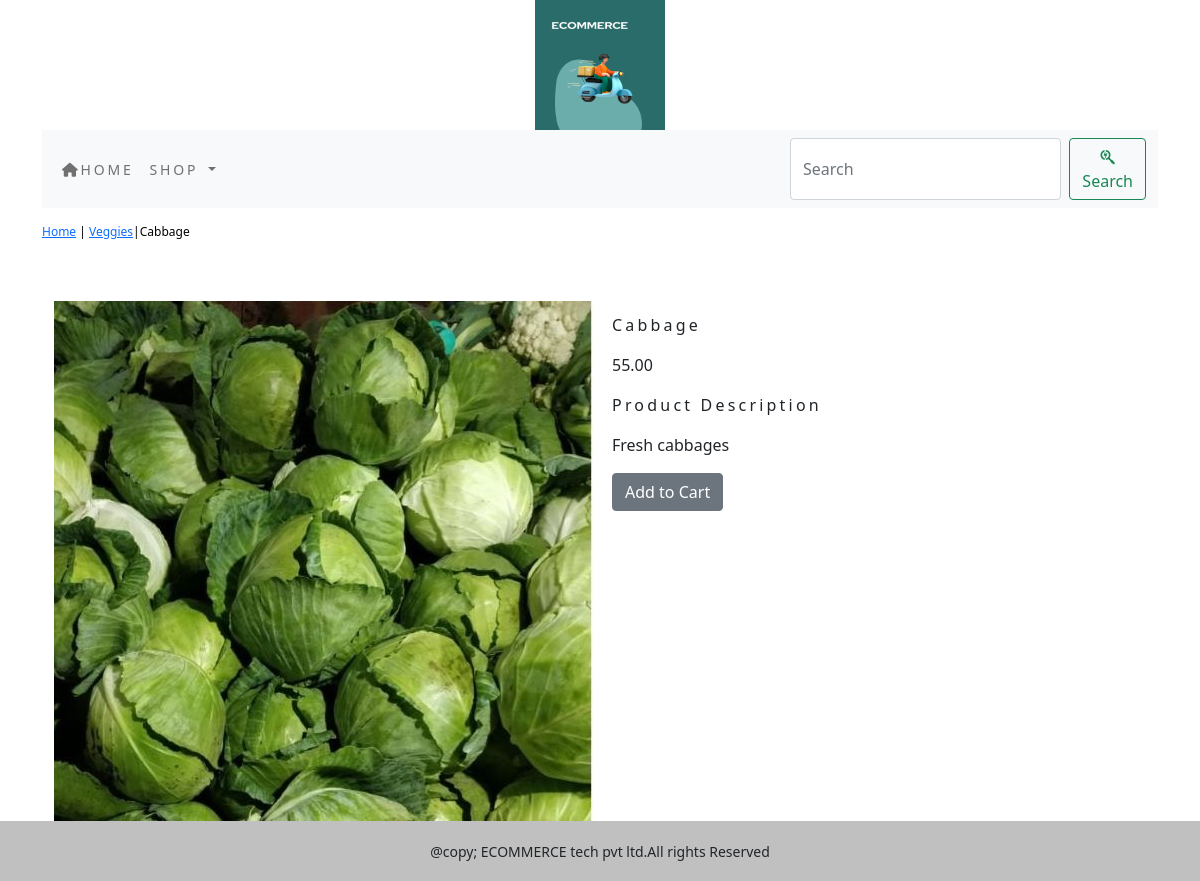
Page /shop/veggies/cabbage/ on the committed database.
### shop/models.py (models this page shows, shortened)
class Product(models.Model):
    name = models.CharField(max_length=250, unique=True)
    slug = models.SlugField(max_length=250, unique=True)
    description = models.TextField(blank=True)
    price=models.DecimalField(max_digits=10,decimal_places=2)
    category=models.ForeignKey(Category,on_delete=models.CASCADE)
    image=models.ImageField(upload_to='product',blank=True)
    stock=models.IntegerField()
    available=models.BooleanField(default=True)
    created=models.DateTimeField(auto_now_add=True)
    updated=models.DateTimeField(auto_now=True)
    class Meta:
        ordering = ('name',)
        verbose_name = 'product'
        verbose_name_plural = 'products'

class Category(models.Model):
    name=models.CharField(max_length=250,unique=True)
    slug=models.SlugField(max_length=250,unique=True)
    description=models.TextField(blank=True)
    image=models.ImageField(upload_to='category',blank=True)
    class Meta:
        ordering=('name',)
        verbose_name='category'
        verbose_name_plural='categories'
    def get_url(self):
        return reverse('shop:products_by_category',args=[self.slug])
    def __str__(self):
        return  "{}".format(self.name)

### shop/views.py (the view)
# urls.py: path('<slug:c_slug>/<slug:product_slug>/',views.proDetail,name='prodCatdetail'),
def proDetail(request,c_slug,product_slug):
    try:
        product=Product.objects.get(category__slug=c_slug,slug=product_slug)
    except Exception as e:
        raise e
    return render(request,'product.html',{'product':product})

### cart/context_processors.py (called while the page is built)
def counter(request):
    item_count=0
    if 'admin' in request.path:
        return {}
    else:
        try:
            cart=Cart.objects.filter(cart_id=_cart_id(request))
            cart_items=CartItem.objects.all().filter(cart=cart[:1])
            for cart_item in cart_items:
                item_count += cart_item.quantity
        except Cart.DoesNotExist:
            item_count = 0
    return dict(item_count=item_count)

### cart/views.py (called while the page is built)
def _cart_id(request):
    cart=request.session.session_key
    if not cart:
        cart=request.session.create()
    return cart

### shop/context_processors.py (called while the page is built)
def menu_links(request):
    links=Category.objects.all()
    return dict(links=links)

### templates/product.html (shortened to what this page needs)
{% extends 'base.html' %}
{% load static %}
{% block content %}
<div class="row my_prod_row_class">
  <div class="mx_auto">
    <p><a href="{% url 'shop:allProdCat' %}">Home</a> | <a href="{{product.category.get_url}}">{{product.category}}</a>|{{product.name}}</p>
  </div>
</div>
<div class="container">
<br>
<div class="row">
  <div class="col-12 col-sm-12 col-md-12 col-lg-6 text-center">
    <div style="min-width:18rem">
      <img src="{{product.image.url}}" alt="{{product.name}}">
    </div>
  </div>
    <div class="col-12 col-sm-12 col-md-12 col-lg-6 ">
        <div>
       <h1 class="my_prod_title">{{product.name}}</h1>
       <p>{{product.price}}</p>
       <p class="my_title">Product Description</p>
       <p class="text-justify my_prod_text">{{product.description}}</p>
       {% if product.stock <= 0 %}
       <p class="text-justify my_prod_text"><b>Out Of Stock</b></p>
       {% else %}
       <a  class="btn btn-secondary" href="{% url 'cart:add_cart' product.id %}">Add to Cart</a>
       {% endif %}
    </div>
  </div>
</div>
</div>
{% endblock %}

### static/css/custom.css (style rules this page uses)
body { font-family: 'Roboto', sans-serif; }
.my_title { font-size:16px; text_transform:uppercase; letter-spacing:.2em; }
.my_prod_row_class { padding-top:15px; padding-bottom:20px; }
.my_prod_row_class .mx_auto { color:#000; font-size:12px; text-decoration:none; }
.my_prod_title { font-size:16px; text_transform:uppercase; letter-spacing:.2em; padding-top:15px; padding-bottom:10px; }
.my_prod_text { padding-right:20px; }

### rows in the picture
Product: category "Veggies", name "Cabbage", image (picture), price "55.00", description "Fresh cabbages"
